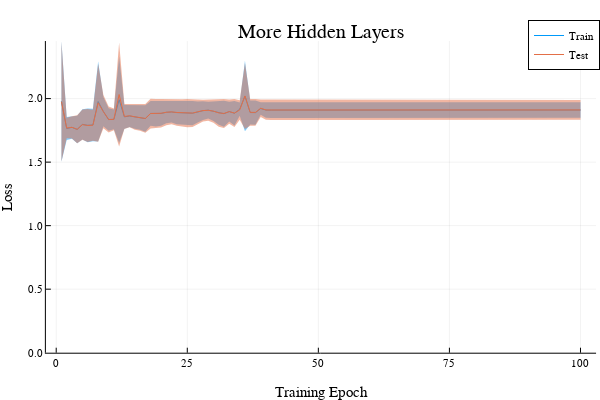

Notebook code for this chart:
### Markdown cell above
The error stays pretty much constant, which means the model is not learning. I think that lack of change in training error may mean that the model is not sufficiently complex to capture the relationship between the features of the game state. Let's try to add some more hidden layers.

### Code cell
if CONFIG["neural-networks"]["run-experiments"]
    
    run_times["neural-net-training"]["more-hidden-layers"] = @elapsed begin
        Random.seed!(42)
        
        nn_model = Chain(
            Dense(18 => 17, relu),
            Dense(17 => 15, relu),
            Dense(15 => 13, relu),
            Dense(13 => 11),
            softmax
        )
        
        training_log["neural-net"]["more-hidden-layers"] = cross_validate_nn(
            nn_model,
            general_training_states,
            general_training_strategies;
            cv_folds=5,
            epochs=100,
            optimizer=Flux.Adam(0.01),
            loss_metric=Flux.crossentropy
        )
                
    end
    save_training_log()
    save_run_times()
end

println("""Run time: $(round(run_times["neural-net-training"]["more-hidden-layers"]/60,digits=2)) min""")
plot_nn_cv_curves(training_log["neural-net"]["more-hidden-layers"];title="More Hidden Layers")

### Figure 1 — Plotly figure (JSON) as saved in the notebook; plotly's stock layout.template omitted (floating-point values rounded to 4 significant figures; data arrays with more than 128 entries replaced by an {"elided": "..."} marker saying what was removed)
{"data": [{"colorbar": {"title": ""}, "fill": "tozeroy", "fillcolor": "rgba(0, 154, 250, 0.500)", "legendgroup": "Train", "line": {"color": "rgba(0, 154, 250, 1.000)", "dash": "solid", "shape": "linear", "width": 0}, "mode": "lines", "name": "Train", "showlegend": false, "type": "scatter", "x": {"elided": "200 int values"}, "xaxis": "x", "y": {"elided": "200 float values"}, "yaxis": "y", "zmax": null, "zmin": null}, {"colorbar": {"title": ""}, "fillrange": {"elided": "2x100 float values"}, "legendgroup": "Train", "line": {"color": "rgba(0, 154, 250, 1.000)", "dash": "solid", "shape": "linear", "width": 1}, "mode": "lines", "name": "Train", "showlegend": true, "type": "scatter", "x": [1, 2, 3, 4, 5, 6, 7, 8, 9, 10, 11, 12, 13, 14, 15, 16, 17, 18, 19, 20, 21, 22, 23, 24, 25, 26, 27, 28, 29, 30, 31, 32, 33, 34, 35, 36, 37, 38, 39, 40, 41, 42, 43, 44, 45, 46, 47, 48, 49, 50, 51, 52, 53, 54, 55, 56, 57, 58, 59, 60, 61, 62, 63, 64, 65, 66, 67, 68, 69, 70, 71, 72, 73, 74, 75, 76, 77, 78, 79, 80, 81, 82, 83, 84, 85, 86, 87, 88, 89, 90, 91, 92, 93, 94, 95, 96, 97, 98, 99, 100], "xaxis": "x", "y": [1.978, 1.765, 1.774, 1.757, 1.797, 1.79, 1.792, 1.977, 1.898, 1.835, 1.836, 1.992, 1.856, 1.863, 1.856, 1.85, 1.843, 1.883, 1.881, 1.883, 1.892, 1.895, 1.89, 1.887, 1.885, 1.885, 1.895, 1.905, 1.909, 1.901, 1.887, 1.881, 1.898, 1.885, 1.917, 2.02, 1.89, 1.89, 1.922, 1.91, 1.909, 1.909, 1.909, 1.909, 1.909, 1.909, 1.909, 1.909, 1.909, 1.91, 1.91, 1.91, 1.91, 1.91, 1.91, 1.91, 1.91, 1.91, 1.91, 1.91, 1.91, 1.91, 1.91, 1.91, 1.91, 1.91, 1.91, 1.91, 1.91, 1.91, 1.91, 1.91, 1.91, 1.91, 1.91, 1.91, 1.91, 1.91, 1.91, 1.91, 1.91, 1.91, 1.91, 1.91, 1.91, 1.91, 1.91, 1.91, 1.91, 1.91, 1.91, 1.91, 1.91, 1.91, 1.91, 1.91, 1.91, 1.91, 1.91, 1.91], "yaxis": "y", "zmax": null, "zmin": null}, {"colorbar": {"title": ""}, "fill": "tozeroy", "fillcolor": "rgba(227, 111, 71, 0.500)", "legendgroup": "Test", "line": {"color": "rgba(227, 111, 71, 1.000)", "dash": "solid", "shape": "linear", "width": 0}, "mode": "lines", "name": "Test", "showlegend": false, "type": "scatter", "x": {"elided": "200 int values"}, "xaxis": "x", "y": {"elided": "200 float values"}, "yaxis": "y", "zmax": null, "zmin": null}, {"colorbar": {"title": ""}, "fillrange": {"elided": "2x100 float values"}, "legendgroup": "Test", "line": {"color": "rgba(227, 111, 71, 1.000)", "dash": "solid", "shape": "linear", "width": 1}, "mode": "lines", "name": "Test", "showlegend": true, "type": "scatter", "x": [1, 2, 3, 4, 5, 6, 7, 8, 9, 10, 11, 12, 13, 14, 15, 16, 17, 18, 19, 20, 21, 22, 23, 24, 25, 26, 27, 28, 29, 30, 31, 32, 33, 34, 35, 36, 37, 38, 39, 40, 41, 42, 43, 44, 45, 46, 47, 48, 49, 50, 51, 52, 53, 54, 55, 56, 57, 58, 59, 60, 61, 62, 63, 64, 65, 66, 67, 68, 69, 70, 71, 72, 73, 74, 75, 76, 77, 78, 79, 80, 81, 82, 83, 84, 85, 86, 87, 88, 89, 90, 91, 92, 93, 94, 95, 96, 97, 98, 99, 100], "xaxis": "x", "y": [1.976, 1.768, 1.774, 1.758, 1.795, 1.789, 1.791, 1.967, 1.897, 1.835, 1.837, 2.032, 1.859, 1.865, 1.857, 1.852, 1.844, 1.883, 1.883, 1.885, 1.892, 1.895, 1.891, 1.887, 1.885, 1.886, 1.896, 1.906, 1.908, 1.901, 1.887, 1.883, 1.898, 1.886, 1.911, 2.021, 1.892, 1.891, 1.924, 1.911, 1.91, 1.91, 1.91, 1.91, 1.91, 1.91, 1.91, 1.91, 1.91, 1.91, 1.91, 1.91, 1.91, 1.91, 1.91, 1.91, 1.91, 1.91, 1.91, 1.91, 1.91, 1.911, 1.911, 1.911, 1.911, 1.911, 1.911, 1.911, 1.911, 1.911, 1.911, 1.911, 1.911, 1.911, 1.911, 1.911, 1.911, 1.911, 1.911, 1.911, 1.911, 1.911, 1.911, 1.911, 1.911, 1.911, 1.911, 1.911, 1.911, 1.911, 1.911, 1.911, 1.911, 1.911, 1.911, 1.911, 1.911, 1.911, 1.911, 1.911], "yaxis": "y", "zmax": null, "zmin": null}], "layout": {"annotations": [{"font": {"color": "rgba(0, 0, 0, 1.000)", "family": "sans-serif", "size": 20}, "rotation": 0, "showarrow": false, "text": "More Hidden Layers", "x": 0.535, "xanchor": "center", "xref": "paper", "y": 1, "yanchor": "top", "yref": "paper"}], "height": 400, "legend": {"bgcolor": "rgba(255, 255, 255, 1.000)", "bordercolor": "rgba(0, 0, 0, 1.000)", "borderwidth": 1, "font": {"color": "rgba(0, 0, 0, 1.000)", "family": "sans-serif", "size": 11}, "title": {"font": {"color": "rgba(0, 0, 0, 1.000)", "family": "sans-serif", "size": 15}, "text": ""}, "tracegroupgap": 0, "traceorder": "normal", "x": 1, "xanchor": "auto", "y": 1, "yanchor": "auto"}, "margin": {"b": 20, "l": 0, "r": 0, "t": 20}, "paper_bgcolor": "rgba(255, 255, 255, 1.000)", "plot_bgcolor": "rgba(255, 255, 255, 1.000)", "showlegend": true, "width": 600, "xaxis": {"anchor": "y", "domain": [0.07647, 0.9934], "gridcolor": "rgba(0, 0, 0, 0.100)", "gridwidth": 0.5, "linecolor": "rgba(0, 0, 0, 1.000)", "mirror": false, "range": [-1.97, 103.0], "showgrid": true, "showline": true, "showticklabels": true, "tickangle": 0, "tickcolor": "rgb(0, 0, 0)", "tickfont": {"color": "rgba(0, 0, 0, 1.000)", "family": "sans-serif", "size": 11}, "tickmode": "array", "ticks": "inside", "ticktext": ["0", "25", "50", "75", "100"], "tickvals": [0, 25, 50, 75, 100], "title": "Training Epoch", "titlefont": {"color": "rgba(0, 0, 0, 1.000)", "family": "sans-serif", "size": 15}, "type": "-", "visible": true, "zeroline": false, "zerolinecolor": "rgba(0, 0, 0, 1.000)"}, "yaxis": {"anchor": "x", "domain": [0.07581, 0.9415], "gridcolor": "rgba(0, 0, 0, 0.100)", "gridwidth": 0.5, "linecolor": "rgba(0, 0, 0, 1.000)", "mirror": false, "range": [0, 2.453], "showgrid": true, "showline": true, "showticklabels": true, "tickangle": 0, "tickcolor": "rgb(0, 0, 0)", "tickfont": {"color": "rgba(0, 0, 0, 1.000)", "family": "sans-serif", "size": 11}, "tickmode": "array", "ticks": "inside", "ticktext": ["0.0", "0.5", "1.0", "1.5", "2.0"], "tickvals": [0, 0.5, 1, 1.5, 2], "title": "Loss", "titlefont": {"color": "rgba(0, 0, 0, 1.000)", "family": "sans-serif", "size": 15}, "type": "-", "visible": true, "zeroline": false, "zerolinecolor": "rgba(0, 0, 0, 1.000)"}}}
